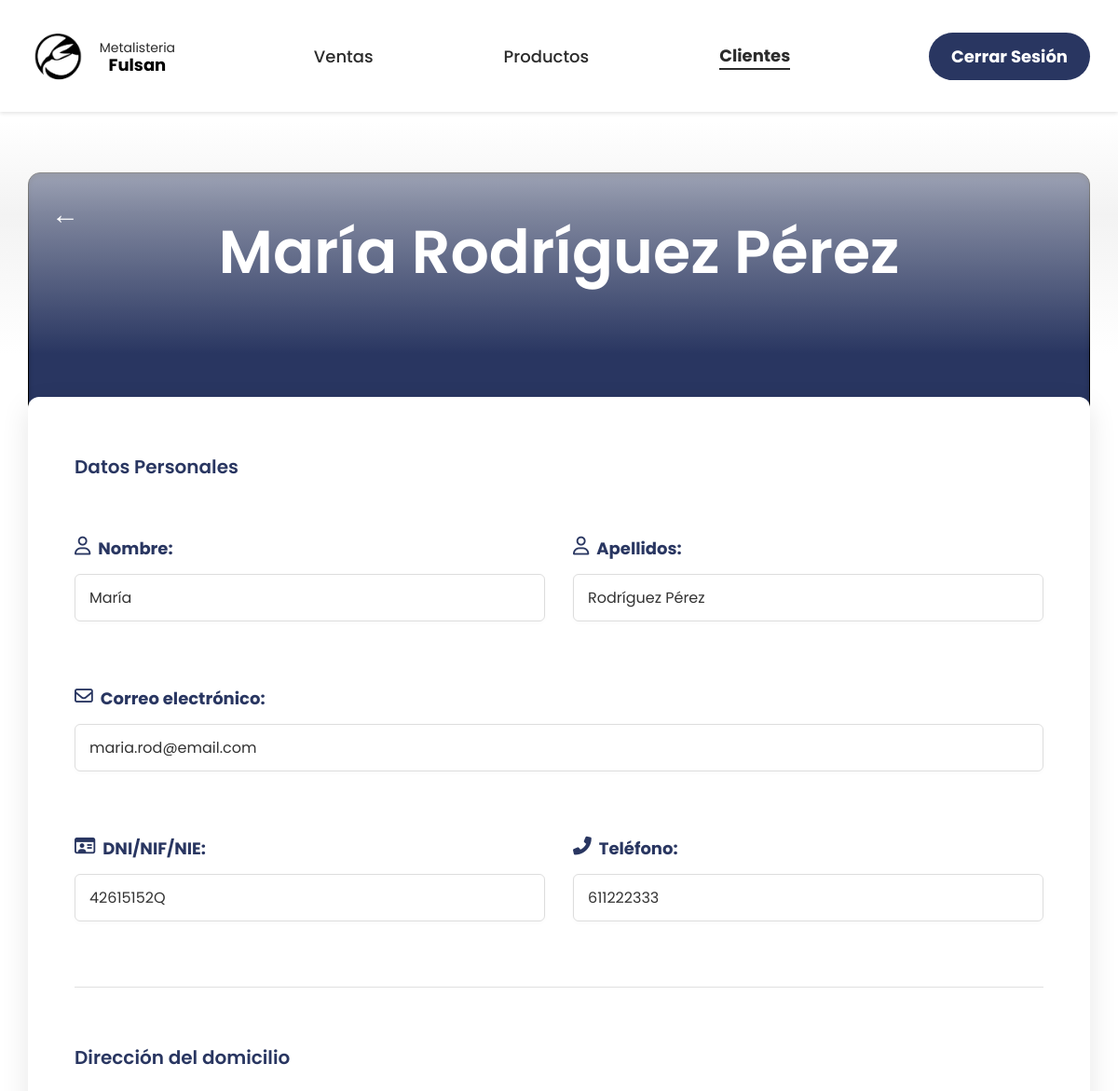
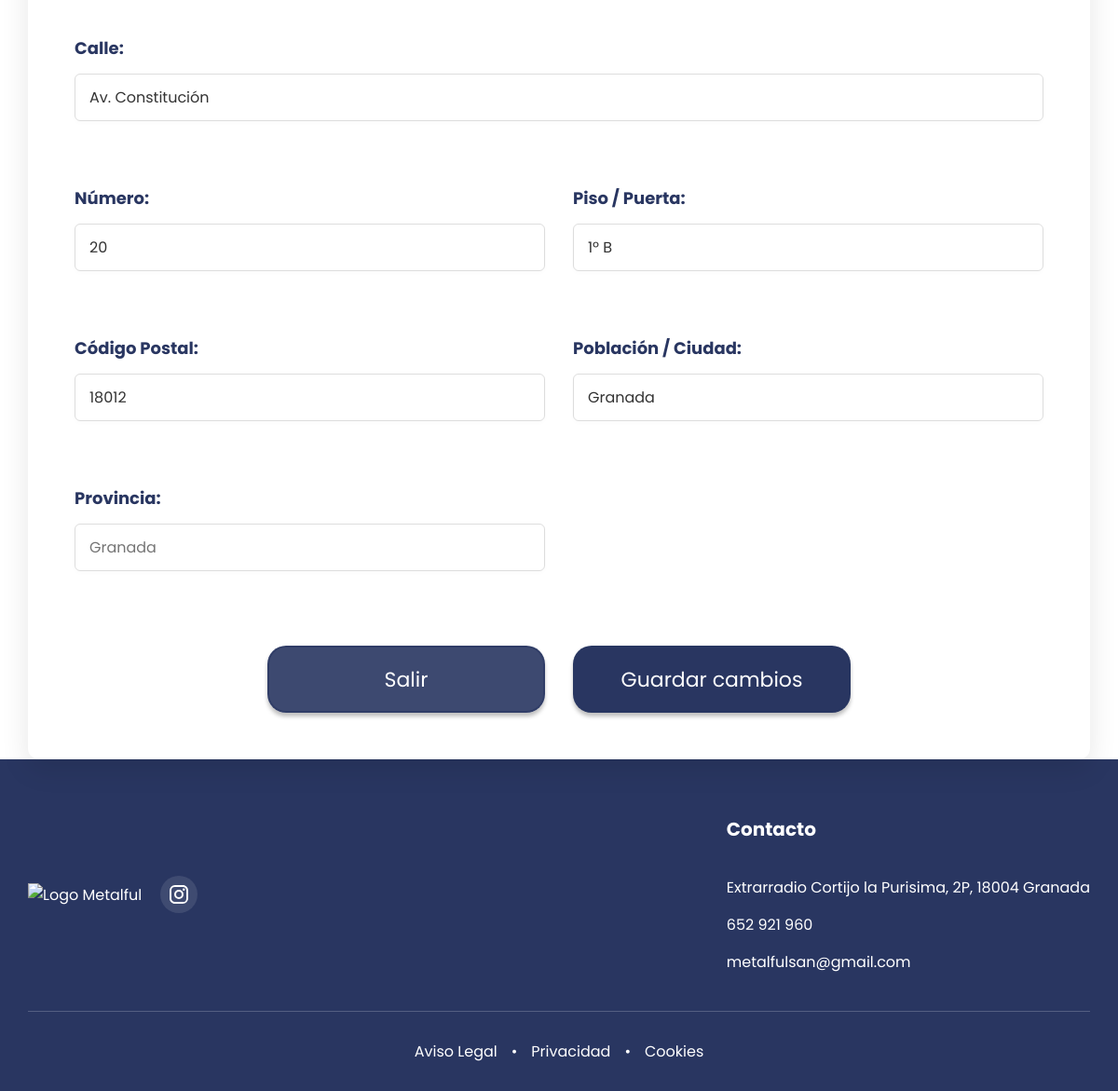
The page /modificardatoscliente.php?id=2 on the database its author committed (2 pictures, top to bottom).
### tables this page shows
CREATE TABLE `clientes` (
  `id` int(11) NOT NULL,
  `nombre` varchar(100) NOT NULL,
  `apellidos` varchar(100) NOT NULL,
  `email` varchar(100) NOT NULL,
  `password` varchar(255) NOT NULL,
  `dni` varchar(20) DEFAULT NULL,
  `telefono` varchar(20) DEFAULT NULL,
  `rol` enum('admin','cliente') DEFAULT 'cliente',
  `direccion` varchar(255) DEFAULT NULL,
  `numero` varchar(20) DEFAULT NULL,
  `piso` varchar(20) DEFAULT NULL,
  `ciudad` varchar(100) DEFAULT NULL,
  `provincia` varchar(100) DEFAULT 'Granada',
  `codigo_postal` varchar(10) DEFAULT NULL,
  `fecha_registro` datetime DEFAULT current_timestamp(),
  `activo` tinyint(1) DEFAULT 1
);

### modificardatoscliente.php (the view, shortened to what this page needs)
<?php
include 'conexion.php';
$id = $_GET['id'];
$sql = "SELECT * FROM clientes WHERE id = ?";
$stmt = $conn->prepare($sql);
$stmt->execute([$id]);
$cliente = $stmt->fetch(PDO::FETCH_ASSOC);
?>
<!DOCTYPE html>
<html lang="es">
<head>
    <link rel="stylesheet" href="css/administrador.css">
    <link rel="stylesheet" href="https://cdnjs.cloudflare.com/ajax/libs/font-awesome/6.0.0/css/all.min.css">
</head>
<body>
    <header class="cabecera">
            <div class="container">
                <div class="logo-main">
                    <a href="indexadmin.php" class="logo-main">
                        <img src="imagenes/logo.png" alt="Logo Metalful">
                        <div class="logo-text">
                            <span> Metalisteria</span>
                            <strong>Fulsan</strong>
                        </div>
                    </a>
                </div>
                <nav class="nav-bar">
                    <a href="listadoventasadmin.php">Ventas</a>
                    <a href="listadoproductosadmin.php">Productos</a>
                    <a href="listadoclientesadmin.php" style="font-weight:bold; border-bottom: 2px solid currentColor;">Clientes</a>
                </nav>
                <div class="log-out">
                    <a href="index.php">Cerrar Sesión</a>
                </div>
            </div>
    </header>
        <div class="titulo-section">
            <div class="recuadro-fondo"></div>
            <a href="listadoclientesadmin.php" class="flecha-circular">&#8592;</a>
            <h1 class="titulo-principal"><?php echo htmlspecialchars($cliente['nombre'] . ' ' . $cliente['apellidos']); ?></h1>
        </div>
        <div class="container main-container">
            <div class="details-card">
                <h2 class="form-section-title">Datos Personales</h2>
                <form id="form-modificar" class="formulario-cliente" method="POST">
                    <div class="form-group">
                        <label class="label-icon"><i class="far fa-user"></i> Nombre:</label>
                        <input type="text" id="nombre" class="input-display" name="nombre" value="<?php echo htmlspecialchars($cliente['nombre']); ?>" required />
                    </div>
                    <div class="form-group">
                        <label class="label-icon"><i class="far fa-user"></i> Apellidos:</label>
                        <input type="text" id="apellidos" class="input-display" name="apellidos" value="<?php echo htmlspecialchars($cliente['apellidos']); ?>" required />
                    </div>
                    <div class="form-group full-width">
                        <label class="label-icon"><i class="far fa-envelope"></i> Correo electrónico:</label>
                        <input type="email" id="correo" class="input-display" name="correo" value="<?php echo htmlspecialchars($cliente['email']); ?>" required />
                    </div>
                    <div class="form-group">
                        <label class="label-icon"><i class="far fa-id-card"></i> DNI/NIF/NIE:</label>
                        <input type="text" id="dni" class="input-display" name="dni" value="<?php echo isset($cliente['dni']) ? htmlspecialchars($cliente['dni']) : ''; ?>" placeholder="Ej: 12345678Z" />
                    </div>
                    <div class="form-group">
                        <label class="label-icon"><i class="fas fa-phone-alt"></i> Teléfono:</label>
                        <input type="tel" id="telefono" class="input-display" name="telefono" value="<?php echo htmlspecialchars($cliente['telefono']); ?>" />
                    </div>
                    <div class="separator-line full-width"></div>
                    <h2 class="form-section-title full-width">Dirección del domicilio</h2>
                    <div class="form-group full-width">
                        <label for="calle">Calle:</label>
                        <input type="text" id="calle" class="input-display" name="calle" value="<?php echo htmlspecialchars($cliente['direccion']); ?>" />
                    </div>
                    <div class="form-group">
                        <label for="numero">Número:</label>
                        <input type="text" id="numero" class="input-display" name="numero" value="<?php echo isset($cliente['numero']) ? htmlspecialchars($cliente['numero']) : ''; ?>" placeholder="Ej: 12" />
                    </div>
                    <div class="form-group">
                        <label for="piso">Piso / Puerta:</label>
                        <input type="text" id="piso" class="input-display" name="piso" value="<?php echo isset($cliente['piso']) ? htmlspecialchars($cliente['piso']) : ''; ?>" placeholder="Ej: 3º A" />
                    </div>
                    <div class="form-group">
                        <label for="cp">Código Postal:</label>
                        <input type="text" id="cp" class="input-display" name="cp" value="<?php echo htmlspecialchars($cliente['codigo_postal']); ?>" />
                    </div>
                    <div class="form-group">
                        <label for="poblacion">Población / Ciudad:</label>
                        <input type="text" id="poblacion" class="input-display" name="poblacion" value="<?php echo htmlspecialchars($cliente['ciudad']); ?>" />
                    </div>
                    <div class="form-group">
                        <label for="provincia">Provincia:</label>
                        <input type="text" id="provincia" class="input-display" name="provincia" placeholder="Granada" />
                    </div>
                    <div class="botones-finales full-width" style="grid-column: span 2;">
                        <div class="boton-salir">
                            <a href="javascript:void(0);" onclick="confirmarSalida()">Salir</a>
                        </div>
                        <div class="boton-modificar">
                            <button type="button" name="actualizar" onclick="confirmarModificacion()">
                                Guardar cambios
                            </button>
                        </div>
                    </div>
                </form>
            </div>
        </div>
        <footer class="footer">
            <div class="container">
                <div class="footer-content">
                    <div class="footer-logo-section">
                        <div class="logo-footer">
                            <img src="imagenes/footer.png" alt="Logo Metalful">
                        </div>
                        <div class="redes">
                            <a href="#" class="instagram-link">
                            </a>
                        </div>
                    </div>
                    <div class="footer-links">
                        <div class="contacto-footer">
                            <h3>Contacto</h3>
                            <div class="contacto-item">
                                <span>Extrarradio Cortijo la Purisima, 2P, 18004 Granada</span>
                            </div>
                            <div class="contacto-item">
                                <span>652 921 960</span>
                            </div>
                            <div class="contacto-item">
                                <span>metalfulsan@gmail.com</span>
                            </div>
                        </div>
                    </div>
                </div>
                <div class="footer-bottom">
                    <div class="politica-legal">
                        <a href="#aviso-legal">Aviso Legal</a> • <a href="#privacidad">Privacidad</a> • <a href="#cookies">Cookies</a>
                    </div>
                </div>
            </div>
        </footer>
</body>
</html>

### modificardatoscliente.php (style rules this page uses)
.boton-modificar button { background: none; border: none; color: white; font-family: inherit; font-size: inherit; font-weight: inherit; cursor: pointer; width: 100%; height: 100%; }
.details-card { min-height: auto; }

### rows shown on the page
clientes: nombre+apellidos "María Rodríguez Pérez", nombre "María", apellidos "Rodríguez Pérez", correo "maria.rod@email.com", dni "42615152Q", telefono "611222333", calle "Av. Constitución", numero "20", piso "1º B", cp "18012", poblacion "Granada"
